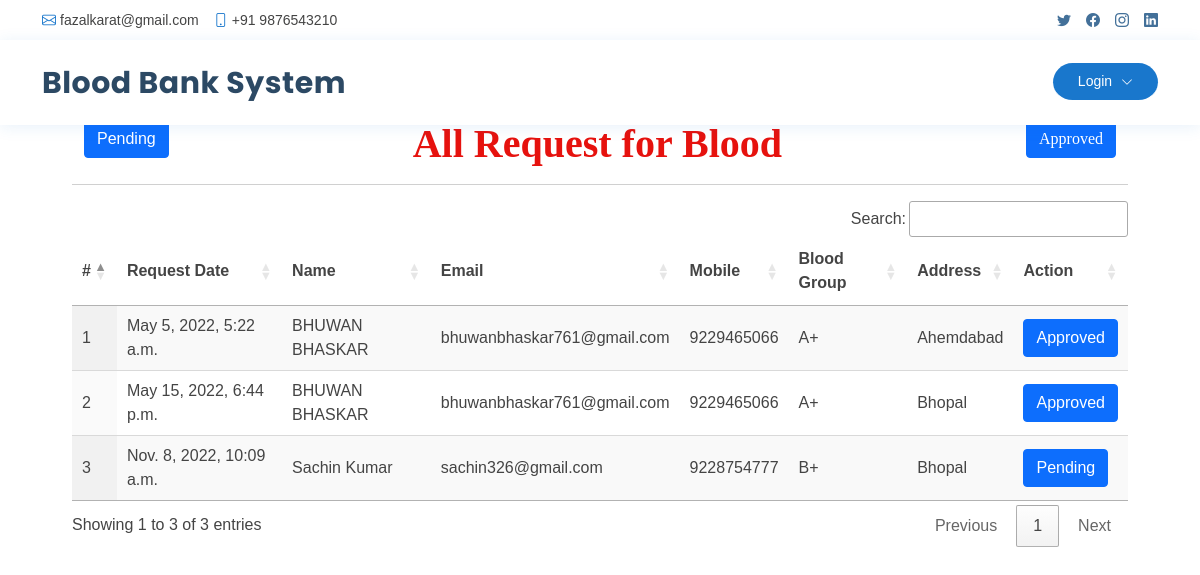
The page /request_blood on the database its author committed.
### blood_app/models.py (models this page shows, shortened)
class Blood_Donation(models.Model):
    status = models.CharField(max_length=100, null=True, blank=True)
    user = models.ForeignKey(UserProfile, on_delete=models.CASCADE, null=True, blank=True)
    blood_group = models.ForeignKey(Category, on_delete=models.CASCADE, null=True, blank=True)
    place = models.CharField(max_length=100, null=True, blank=True)
    purpose = models.CharField(max_length=100, null=True, blank=True)
    created = models.DateTimeField(auto_now=True,null=True)
    active = models.BooleanField(null=True, blank=True, default=False)

class UserProfile(models.Model):
    user = models.ForeignKey(User, on_delete=models.CASCADE, null=True)
    contact = models.CharField(max_length=100, null=True)
    address = models.CharField(max_length=100, null=True)
    blood_group = models.ForeignKey(Category, on_delete=models.CASCADE, null=True, blank=True)
    dob = models.DateField(null=True)
    image = models.FileField(null=True)

class Category(models.Model):
    name = models.CharField(max_length=100, null=True, blank=True)
    def __str__(self):
        return self.name

### blood_app/views.py (the view)
# urls.py: path('request_blood', request_blood, name='request_blood'),
def request_blood(request):
    mydata = request.GET.get('action',0)
    data = Blood_Donation.objects.filter(purpose="Request for Blood")
    if mydata:
        data = data.filter(status=mydata)
    return render(request, 'request_blood.html', {'data':data})

### blood_app/templates/request_blood.html (shortened to what this page needs)
{% extends 'index.html' %}
{% load static %}
{% block body %}
<div class="container-fluid" style="width:90%;margin-top:10%">
                    <div class="container-fluid">
                          <a href="/request_blood?action=Pending">
                            <button type="button" class="btn btn-primary pull-left">Pending</button>
                          </a>
                          <h1 align="center" style="font-weight:bold;font-family : 'Monotype Corsiva' ; color : #E6120E ;margin-top:4%">
                            {% if request.GET.action %} {{request.GET.action}} {% else %} All{% endif %} Request for Blood
                          <a href="/request_blood?action=Approved">
                            <button type="button" class="btn btn-primary pull-right">Approved</button>
                          </a>
                        </h1>
                         </div><hr>
                                <table id="example" class="display" style="width:100%">
                                  <thead>
                                    <tr>
                                      <th>#</th>
                                      <th>Request Date</th>
                                      <th>Name</th>
                                      <th>Email</th>
                                      <th>Mobile</th>
                                      <th>Blood Group</th>
                                      <th>Address</th>
                                      <th>Action</th>
                                  </tr>
                              </thead>
                              <tbody>
                              {% for i in data %}
                                <tr>
                                  <td>{{forloop.counter}}</td>
                                  <td>{{i.created}}</td>
                                  <td>{{i.user.user.first_name}} {{i.user.user.last_name}}</td>
                                  <td>{{i.user.user.email}}</td>
                                  <td>{{i.user.contact}}</td>
                                  <td>{{i.blood_group}}</td>
                                  <td>{{i.place}}</td>
                                  <td>
                                    <a href="/change_status/{{i.id}}/?data={{request.get_full_path}}">
                                      <button type="button" class="btn btn-primary">{% if i.status == "Approved" %}Approved{% else %}Pending{% endif %}</button>
                                    </a>
                                  </td>
                              </tr>
                              {% endfor %}
                          </tbody>
                      </table>
                  </div>
{% endblock %}

### blood_app/static/css/style.css (style rules this page uses)
body { font-family: "Open Sans", sans-serif; color: #444444; }
a { color: #1977cc; text-decoration: none; }
h1, h2, h3, h4, h5, h6 { font-family: "Raleway", sans-serif; }

### blood_app/templates/request_blood.html (style rules this page uses)
body { font-family: Arial, Helvetica, sans-serif; }

### rows shown on the page
Blood_Donation: created "May 5, 2022, 5:22 a.m.", user.user.first_name "BHUWAN", user.user.last_name "BHASKAR", user.user.email "bhuwanbhaskar761@gmail.com", user.contact "9229465066", blood_group "A+", place "Ahemdabad", status "Approved"
Blood_Donation: created "May 15, 2022, 6:44 p.m.", user.user.first_name "BHUWAN", user.user.last_name "BHASKAR", user.user.email "bhuwanbhaskar761@gmail.com", user.contact "9229465066", blood_group "A+", place "Bhopal", status "Approved"
Blood_Donation: created "Nov. 8, 2022, 10:09 a.m.", user.user.first_name "Sachin", user.user.last_name "Kumar", user.user.email "sachin326@gmail.com", user.contact "9228754777", blood_group "B+", place "Bhopal", status "Pending"
